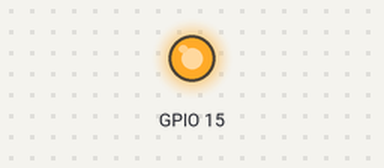
Recording of a program running on a simulated Raspberry Pi (BCM pin numbers). On the bench: output pins drawn as LEDs (lit = HIGH). At 2.0 s the program stops and its outputs stay as they are.

Above: at 0.1 s.
At 2.1 s:
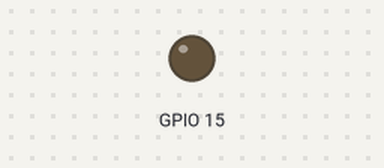
Timing chart, 0 to 3.5 s (numbered marks = the images above):
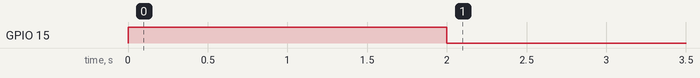

The program:

1.gpio.py
```python
# -*- coding: utf-8 -*-
#gpio
import RPi.GPIO as GPIO

import time

#设置gpio的控制模式
GPIO.setmode(GPIO.BCM)
#避免警告
GPIO.setwarnings(False)
#设置15号脚为输出模式
GPIO.setup(15, GPIO.OUT)
#也可以用0或1来代替True和False
GPIO.output(15,True)
time.sleep(2)
GPIO.output(15,False)
GPIO.cleanup()
```

Measured:
- by itself, GPIO 15: LOW → HIGH at 0.00 s, → LOW 2.0 s later
